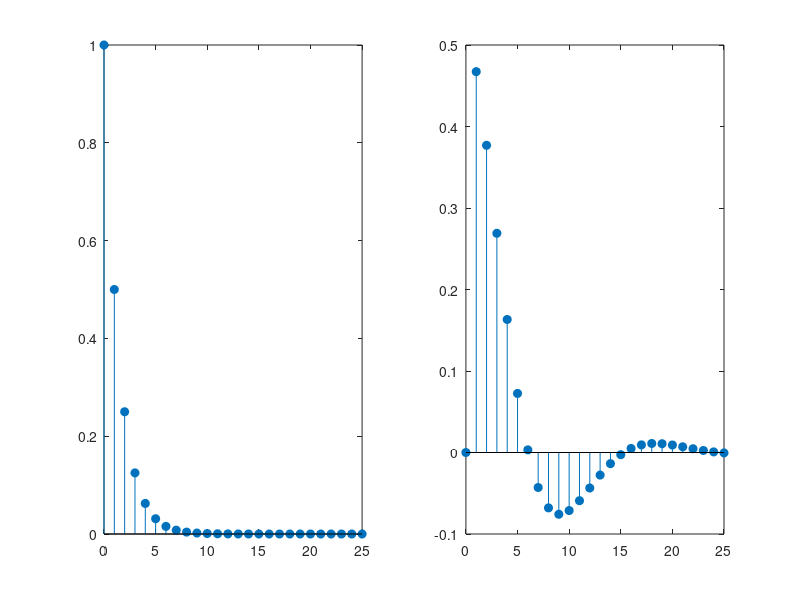

Write MATLAB code to recreate this figure.
% Limpiar
clear;
clc;

% PRIMER METODO: Con coeficientes de polinomios se debe tener expresada la función en Z en exponentes positivos y ordenados de grado menor a mayor

% Declarar hasta que k se va a calcular
k=25;

% Declarar la señal impulso unitario
h=[1 zeros(1, k)];

% F1Z=z/(z-0.5)
num1Z=[1 0];        % Numerador
den1Z=[1 -0.5];        % Denominador

% Filtro digital unidimensional para implementar ecuaciones de diferencias para F1Z
x1k=filter(num1Z, den1Z, h)

% F2Z=(0.4673z-0.3393)/(z^2-1.5327z+0.6607)
num2Z=[0 0.4673 -0.3393];            % Numerador
den2Z=[1 -1.5327 0.6607];        % Denominador

% Filtro digital unidimensional para implementar ecuaciones de diferencias para F2Z
x2k=filter(num2Z, den2Z, h)

% Graficar
n=0:k;

subplot(1, 2, 1)
stem(n, x1k, 'filled')

subplot(1, 2, 2)
stem(n, x2k, 'filled')
